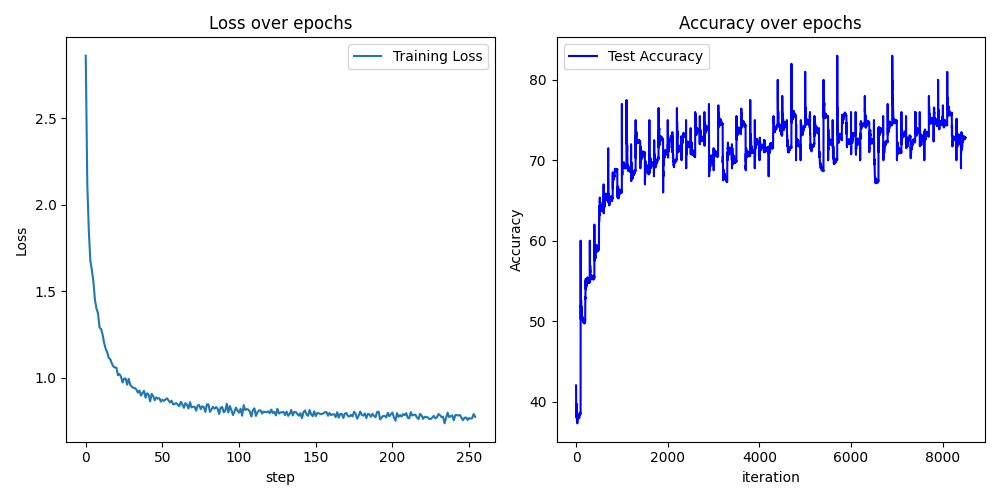

The script that saved this image:
import torch
import torch.nn as nn
import torch.optim as optim
import torchvision
import torchvision.transforms as transforms
from torchvision.models import resnet18
import random
import numpy as np
import matplotlib.pyplot as plt

# 指定使用 GPU 0 卡
device = torch.device("cuda:0" if torch.cuda.is_available() else "cpu")

# 定义数据预处理
transform = transforms.Compose([
    transforms.RandomCrop(32, padding=4),
    transforms.RandomHorizontalFlip(),
    transforms.ToTensor(),
    transforms.Normalize((0.4914, 0.4822, 0.4465), (0.247, 0.243, 0.261)),
])

# 加载 CIFAR-10 数据集
trainset = torchvision.datasets.CIFAR10(root='../data', train=True, download=True, transform=transform)

# 随机化 150 张图片的标签
num_random_labels = 10000
num_classes = 10

random_indices = random.sample(range(len(trainset)), num_random_labels)
random_labels = [random.randint(0, num_classes - 1) for _ in range(num_random_labels)]

train_losses, test_losses = [], []
train_accuracies, test_accuracies = [], []

for idx, new_label in zip(random_indices, random_labels):
    trainset.targets[idx] = new_label

trainloader = torch.utils.data.DataLoader(trainset, batch_size=128, shuffle=True, num_workers=4)

# 加载测试集
testset = torchvision.datasets.CIFAR10(root='../data', train=False, download=True, transform=transform)
testloader = torch.utils.data.DataLoader(testset, batch_size=100, shuffle=False, num_workers=8)

# 定义 ResNet-18 模型
model = resnet18(num_classes=10)
model = model.to(device)  # 将模型移动到 GPU

# 定义损失函数和优化器
criterion = nn.CrossEntropyLoss()
optimizer = optim.SGD(model.parameters(), lr=0.1, momentum=0.9, weight_decay=5e-4)

# 训练模型
def train(epoch):
    model.train()
    running_loss = 0.0
    for batch_idx, (inputs, targets) in enumerate(trainloader):
        inputs, targets = inputs.to(device), targets.to(device)  # 将数据移动到 GPU
        optimizer.zero_grad()
        outputs = model(inputs)
        loss = criterion(outputs, targets)
        loss.backward()
        optimizer.step()

        running_loss += loss.item()
        if batch_idx % 100 == 99:  # 每 100 个批次输出一次
            print(f'Epoch [{epoch+1}], Step [{batch_idx+1}/{len(trainloader)}], Loss: {running_loss / 100:.4f}')
            train_losses.append(running_loss / 100)
            running_loss = 0.0

# 测试模型
def test():
    model.eval()
    correct = 0
    total = 0
    with torch.no_grad():
        for inputs, targets in testloader:
            inputs, targets = inputs.to(device), targets.to(device)  # 将数据移动到 GPU
            outputs = model(inputs)
            _, predicted = torch.max(outputs.data, 1)
            total += targets.size(0)
            correct += (predicted == targets).sum().item()
            test_accuracies.append(100 * correct / total)

    print(f'Accuracy of the model on the 10000 test images: {100 * correct / total:.2f}%')

# 训练和测试循环
num_epochs = 85
for epoch in range(num_epochs):
    train(epoch)
    test()
    
# 保存整个模型
torch.save(model.state_dict(), f'{num_random_labels}label_complete_model.pth')

# 绘制训练和测试损失图
plt.figure(figsize=(10, 5))
plt.subplot(1, 2, 1)
plt.plot(train_losses, label='Training Loss')
plt.title('Loss over epochs')
plt.xlabel('step')
plt.ylabel('Loss')
plt.legend()

# 绘制训练和测试准确率图
plt.subplot(1, 2, 2)
plt.plot(test_accuracies, label='Test Accuracy', color='blue')
plt.title('Accuracy over epochs')
plt.xlabel('iteration')
plt.ylabel('Accuracy')
plt.legend()

# 显示图表
plt.tight_layout()
plt.savefig(f'{num_random_labels}label.png')
